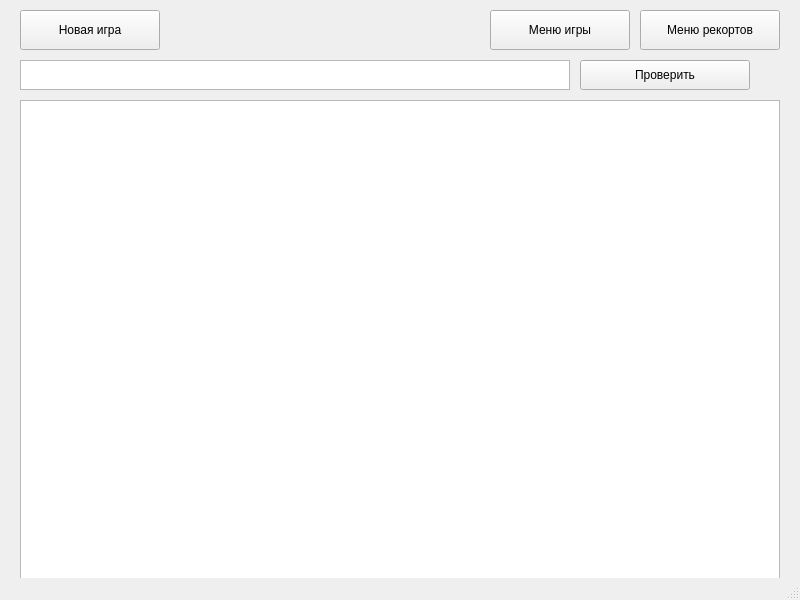
<?xml version="1.0" encoding="UTF-8"?>
<ui version="4.0">
 <class>MainWindow</class>
 <widget class="QMainWindow" name="MainWindow">
  <property name="enabled">
   <bool>true</bool>
  </property>
  <property name="geometry">
   <rect>
    <x>0</x>
    <y>0</y>
    <width>800</width>
    <height>600</height>
   </rect>
  </property>
  <property name="windowTitle">
   <string>MainWindow</string>
  </property>
  <widget class="QWidget" name="centralwidget">
   <widget class="QPushButton" name="button_NewGame">
    <property name="geometry">
     <rect>
      <x>20</x>
      <y>10</y>
      <width>140</width>
      <height>40</height>
     </rect>
    </property>
    <property name="text">
     <string>Новая игра</string>
    </property>
   </widget>
   <widget class="QPushButton" name="button_MainMenu">
    <property name="geometry">
     <rect>
      <x>490</x>
      <y>10</y>
      <width>140</width>
      <height>40</height>
     </rect>
    </property>
    <property name="text">
     <string>Меню игры</string>
    </property>
   </widget>
   <widget class="QPushButton" name="button_MenuRecord">
    <property name="geometry">
     <rect>
      <x>640</x>
      <y>10</y>
      <width>140</width>
      <height>40</height>
     </rect>
    </property>
    <property name="text">
     <string>Меню рекортов</string>
    </property>
   </widget>
   <widget class="QPushButton" name="button_Test">
    <property name="geometry">
     <rect>
      <x>580</x>
      <y>60</y>
      <width>170</width>
      <height>30</height>
     </rect>
    </property>
    <property name="text">
     <string>Проверить</string>
    </property>
   </widget>
   <widget class="QTextEdit" name="textEdit">
    <property name="geometry">
     <rect>
      <x>20</x>
      <y>60</y>
      <width>550</width>
      <height>30</height>
     </rect>
    </property>
   </widget>
   <widget class="QTextEdit" name="textEdit_2">
    <property name="geometry">
     <rect>
      <x>20</x>
      <y>100</y>
      <width>760</width>
      <height>550</height>
     </rect>
    </property>
   </widget>
  </widget>
  <widget class="QMenuBar" name="menubar">
   <property name="geometry">
    <rect>
     <x>0</x>
     <y>0</y>
     <width>800</width>
     <height>26</height>
    </rect>
   </property>
  </widget>
  <widget class="QStatusBar" name="statusbar"/>
 </widget>
 <resources/>
 <connections/>
</ui>
